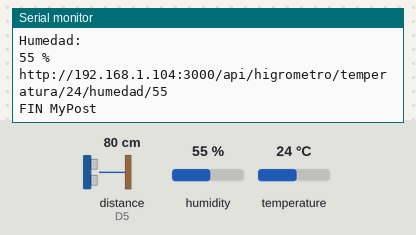
Bench run of a sketch on a simulated ESP8266 (NodeMCU). Parts: the last lines printed to the serial monitor. Wiring (inferred from the names in the program): ultrasonic range finder: trigger D6; echo D5. Inputs (shaded band) come from the test bench; at power-on: distance to the obstacle (sensor on D5) 80 cm, humidity 55 %, temperature 24 °C. The echo pulse lasts 58.3 µs per cm; WiFi joins after 1.5 s; servers stay silent unless stated; uploads are accepted with an empty reply.

Above: at 4.7 s.
4.8 s: distance to the obstacle (sensor on D5) set to 2 cm
At 5.89 s:
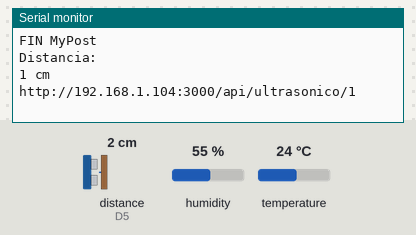
10.1 s: humidity set to 22 %
At 12.54 s:
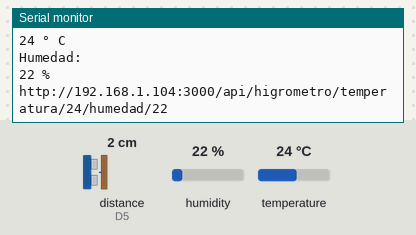
15.4 s: temperature set to 12 °C
At 17.6 s:
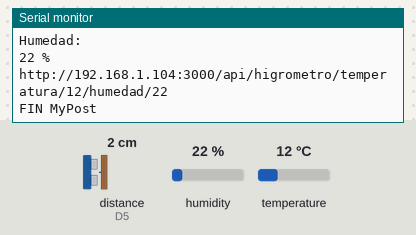
20.7 s: distance to the obstacle (sensor on D5) set to 4 cm
At 25.0 s:
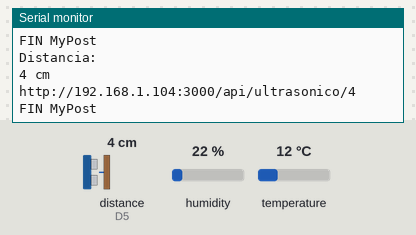
26.0 s: humidity set to 40 %
At 30.8 s:
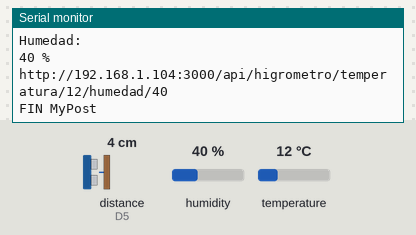
Timing chart, 0 to 32.3 s (numbered marks = the images above; inputs shaded):
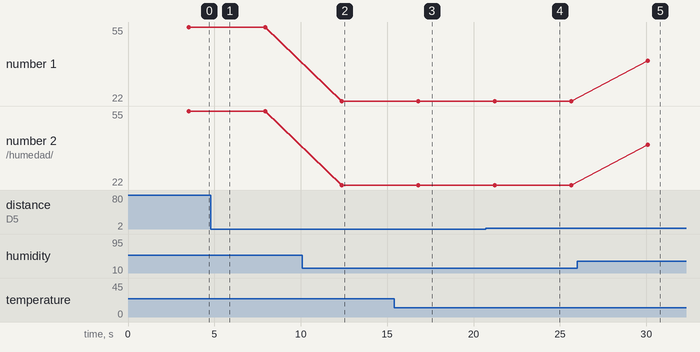

Measured:
- after the input at 4.8 s, the serial monitor: prints a new line after 0.93 s (image 1)
- after the input at 10.1 s, the serial monitor: prints a new line after 2.3 s (image 2)
- after the input at 15.4 s, the serial monitor: prints a new line after 1.4 s (image 3)
- after the input at 20.7 s, the serial monitor: prints a new line after 2.7 s (image 4)
- after the input at 26.0 s, the serial monitor: prints a new line after 4.1 s (image 5)
- plotted number 1: 55 → 22 after the input at 10.1 s, 22 → 40 after the input at 26.0 s
- plotted number 2: 55 → 22 after the input at 10.1 s, 22 → 40 after the input at 26.0 s

The sketch:

DHT11-Ultrasonico-JSON-ESP8266.ino
```cpp
#include <ESP8266HTTPClient.h>
#include <ESP8266WiFi.h>
#include <ArduinoJson.h>
#include <DHT.h>

const char* ssid = "";
const char* password = "";

#define trigPin D6
#define echoPin D5

#define DHTTYPE DHT11
#define DHTPIN D2

DHT dht(DHTPIN, DHTTYPE);

int duracion;
int distancia;

void setup()
{
  Serial.begin(115200);

  dht.begin();
  delay(2000);

  pinMode(trigPin, OUTPUT);
  pinMode(echoPin, INPUT);

  WiFi.mode(WIFI_STA);
  WiFi.begin(ssid, password);

  while (WiFi.status() != WL_CONNECTED)
  {
    delay(500);
    Serial.print(".");
  }

  Serial.println("");
  Serial.println("Conectado inalambricamente");
  Serial.println("Direccion IP: ");
  Serial.println(WiFi.localIP());
}

void loop()
{
  higrometro();
  ultrasonico();
}

int higrometro()
{
  int h = dht.readHumidity();
  int t = dht.readTemperature();

  Serial.println("");
  Serial.println("Temperatura: ");
  Serial.print(t);
  Serial.println(" ° C");
  Serial.println("Humedad: ");
  Serial.print(h);
  Serial.println(" %");

  postHigrometro(t, h);

  delay(2000);
}

int ultrasonico()
{
    digitalWrite(trigPin, LOW);
    delayMicroseconds(1);

    digitalWrite(trigPin, HIGH);
    delayMicroseconds(10);
    digitalWrite(trigPin, LOW);

    duracion = pulseIn(echoPin, HIGH);

    distancia = (duracion/2) / 29.1;

    Serial.println("Distancia: ");
    Serial.print(distancia);
    Serial.print(" cm");
    Serial.print("\n");

    postUltrasonico(distancia);

    delay(2000);
}

void postHigrometro(int t, int h)
{
  HTTPClient http;
  String json = "{}";
  String server = "http://192.168.1.104:3000/api/higrometro/temperatura/";
  server.concat(t);
  server.concat("/");
  server.concat("humedad");
  server.concat("/");
  server.concat(h);

  StaticJsonBuffer<200> jsonBuffer;
  JsonObject& root = jsonBuffer.createObject();
  Serial.println(server);
  http.begin(server);

  http.addHeader("Content-Type", "application/json");
  Serial.println("");
  http.POST(json);
  http.writeToStream(&Serial);
  http.end();

  Serial.println("FIN MyPost");
  Serial.println("");
}

void postUltrasonico(int distancia)
{
  HTTPClient http;
  String json = "{}";
  String server = "http://192.168.1.104:3000/api/ultrasonico/";
  server.concat(distancia);

  StaticJsonBuffer<200> jsonBuffer;
  JsonObject& root = jsonBuffer.createObject();
  Serial.println(server);
  http.begin(server);

  http.addHeader("Content-Type", "application/json");
  Serial.println("");
  http.POST(json);
  http.writeToStream(&Serial);
  http.end();

  Serial.println("FIN MyPost");
  Serial.println("");
}
```
